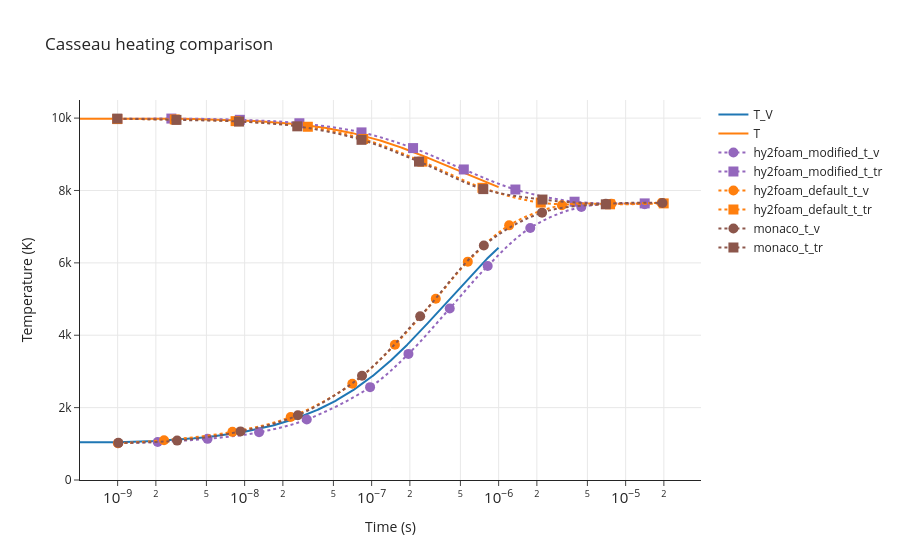

The notebook cell this image was saved under:
### Code cell
make_temperature_reference_plot(
    result=heating_result,
    reference_csv=RESULTS_DIR / "casseau_figure_3_1.csv",
    title="Casseau heating comparison",
    yaxis_range=[0, 10500],
    T_eq=7623.3,
)

### Figure 1 — Plotly figure (JSON) as saved in the notebook; plotly's stock layout.template omitted (floating-point values rounded to 4 significant figures; data arrays with more than 128 entries replaced by an {"elided": "..."} marker saying what was removed)
{"data": [{"mode": "lines", "name": "T_V", "type": "scatter", "x": {"elided": "1000 float values"}, "y": {"elided": "1000 float values"}}, {"mode": "lines", "name": "T", "type": "scatter", "x": {"elided": "1000 float values"}, "y": {"elided": "1000 float values"}}, {"line": {"dash": "dot", "shape": "spline", "smoothing": 1}, "marker": {"color": "#9467bd", "size": 10, "symbol": "circle"}, "mode": "markers+lines", "name": "hy2foam_modified_t_v", "type": "scatter", "x": [1.006e-09, 2.067e-09, 5.103e-09, 1.299e-08, 3.085e-08, 9.719e-08, 1.949e-07, 4.121e-07, 8.197e-07, 1.774e-06, 4.479e-06, 1.413e-05], "y": [1014.0, 1051.0, 1137.0, 1319.0, 1670.0, 2565.0, 3484.0, 4741.0, 5913.0, 6964.0, 7545.0, 7619.0]}, {"line": {"dash": "dot", "shape": "spline", "smoothing": 1}, "marker": {"color": "#9467bd", "size": 10, "symbol": "square"}, "mode": "markers+lines", "name": "hy2foam_modified_t_tr", "type": "scatter", "x": [9.938e-10, 2.649e-09, 9.161e-09, 2.698e-08, 8.321e-08, 2.12e-07, 5.318e-07, 1.355e-06, 3.961e-06, 1.413e-05], "y": [9974.0, 9987.0, 9952.0, 9857.0, 9605.0, 9171.0, 8581.0, 8026.0, 7690.0, 7643.0]}, {"line": {"dash": "dot", "shape": "spline", "smoothing": 1}, "marker": {"color": "#ff7f0e", "size": 10, "symbol": "circle"}, "mode": "markers+lines", "name": "hy2foam_default_t_v", "type": "scatter", "x": [1.006e-09, 2.319e-09, 8.016e-09, 2.306e-08, 7.045e-08, 1.525e-07, 3.199e-07, 5.718e-07, 1.21e-06, 3.148e-06, 7.714e-06, 1.919e-05], "y": [1014.0, 1100.0, 1331.0, 1743.0, 2662.0, 3737.0, 5006.0, 6033.0, 7036.0, 7593.0, 7630.0, 7655.0]}, {"line": {"dash": "dot", "shape": "spline", "smoothing": 1}, "marker": {"color": "#ff7f0e", "size": 10, "symbol": "square"}, "mode": "markers+lines", "name": "hy2foam_default_t_tr", "type": "scatter", "x": [9.938e-10, 2.816e-09, 8.486e-09, 3.145e-08, 8.582e-08, 2.51e-07, 7.455e-07, 2.147e-06, 7.539e-06, 1.994e-05], "y": [9974.0, 9963.0, 9916.0, 9761.0, 9424.0, 8797.0, 8074.0, 7665.0, 7618.0, 7643.0]}, {"line": {"dash": "dot", "shape": "spline", "smoothing": 1}, "marker": {"color": "#8c564b", "size": 10, "symbol": "circle"}, "mode": "markers+lines", "name": "monaco_t_v", "type": "scatter", "x": [1.014e-09, 2.94e-09, 9.272e-09, 2.626e-08, 8.399e-08, 2.412e-07, 7.645e-07, 2.197e-06, 6.983e-06, 1.949e-05], "y": [1026.0, 1088.0, 1343.0, 1791.0, 2879.0, 4523.0, 6480.0, 7387.0, 7630.0, 7655.0]}, {"line": {"dash": "dot", "shape": "spline", "smoothing": 1}, "marker": {"color": "#8c564b", "size": 10, "symbol": "square"}, "mode": "markers+lines", "name": "monaco_t_tr", "type": "scatter", "x": [9.938e-10, 2.904e-09, 9.023e-09, 2.597e-08, 8.323e-08, 2.361e-07, 7.57e-07, 2.213e-06, 6.983e-06], "y": [9986.0, 9951.0, 9904.0, 9772.0, 9399.0, 8797.0, 8038.0, 7749.0, 7618.0]}], "layout": {"shapes": [{"line": {"color": "black", "dash": "dash"}, "type": "line", "x0": 0, "x1": 1, "xref": "x domain", "y0": 7623.0, "y1": 7623.0, "yref": "y"}], "title": {"text": "Casseau heating comparison"}, "xaxis": {"exponentformat": "power", "showexponent": "all", "showgrid": true, "title": {"text": "Time (s)"}, "type": "log"}, "yaxis": {"range": [0, 10500], "showgrid": true, "title": {"text": "Temperature (K)"}}}}
